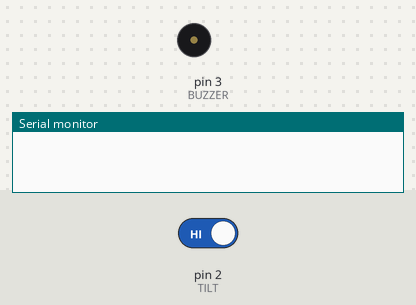
This sketch was run on a simulated Arduino Uno, built with avr-gcc and run on an emulated ATmega328P. On the bench: buzzer (waves = sounding, pin HIGH), the last lines printed to the serial monitor. Inputs (shaded band) come from the test bench; at power-on: pin 2 (TILT) HIGH.

Above: at 1.2 s.
1.3 s: pin 2 (TILT) driven LOW
At 1.9 s:
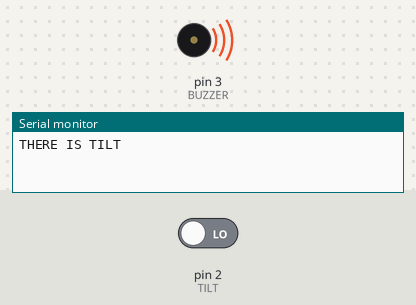
2.8 s: pin 2 (TILT) driven HIGH
At 4.6 s:
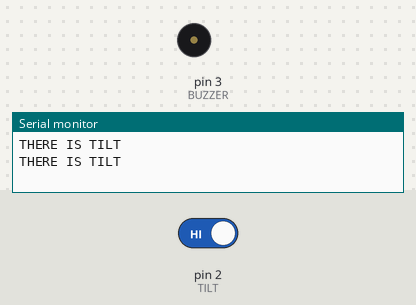
Timing chart, 0 to 6.1 s (numbered marks = the images above; inputs shaded):
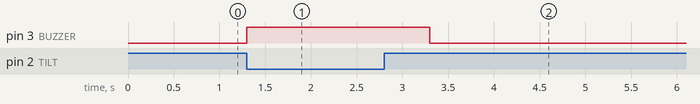

Measured:
- after the input at 1.3 s, pin 3 (BUZZER): LOW → HIGH at once
- after the input at 2.8 s, pin 3 (BUZZER): HIGH → LOW after 0.50 s

The sketch:

TILT_SENSOR.ino
```cpp
# define TILT 2
# define BUZZER 3
void setup() {
  Serial.begin(9600);
  pinMode(TILT, INPUT);
  pinMode(BUZZER, OUTPUT);

}

void loop() {
  int TILT_VALUE = digitalRead(TILT);
  if(TILT_VALUE == LOW ){
    digitalWrite(BUZZER, HIGH);
    Serial.println("THERE IS TILT ");
    delay (1000);
  }
  else {
    digitalWrite(BUZZER, LOW);
  }

}
```
